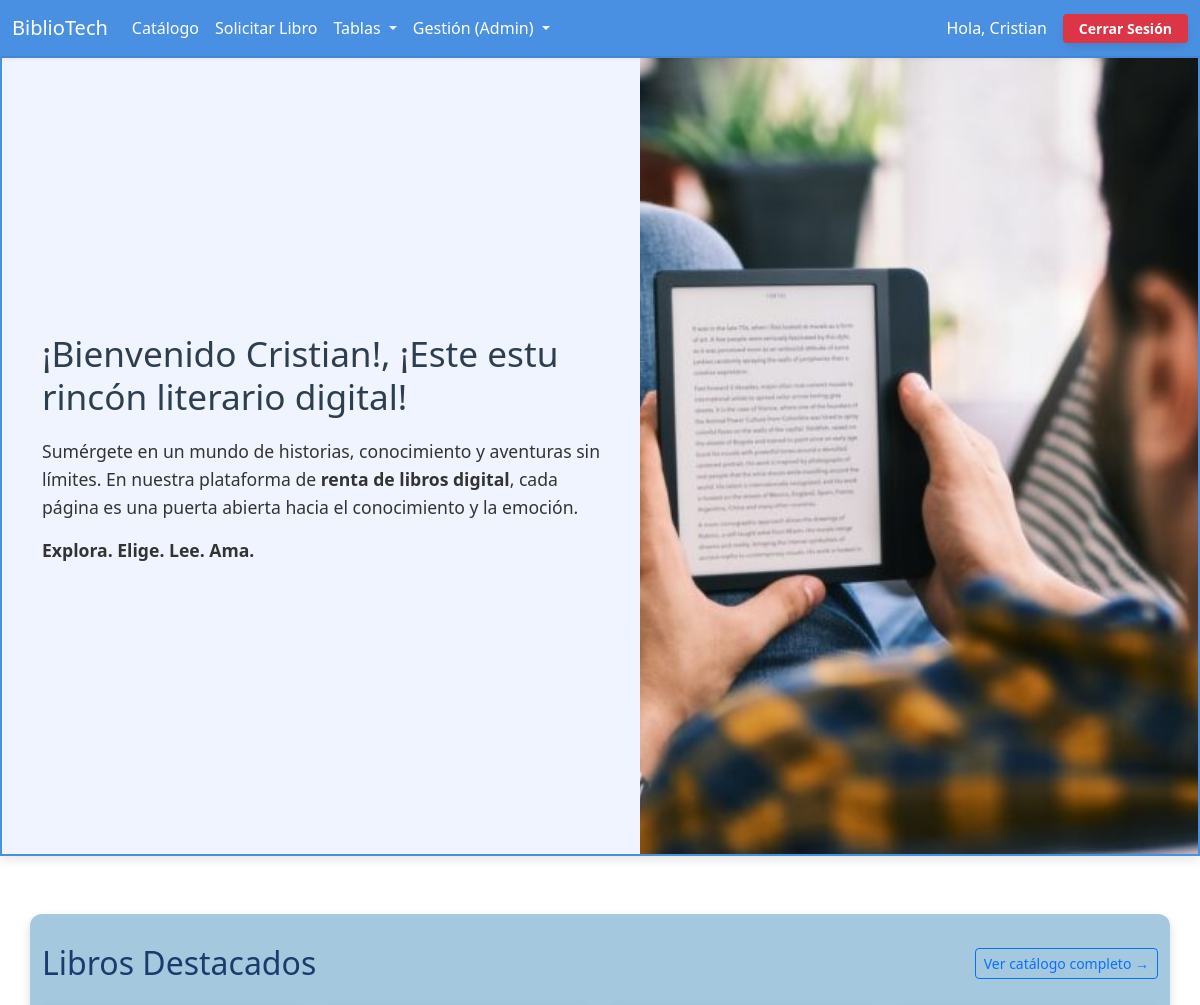
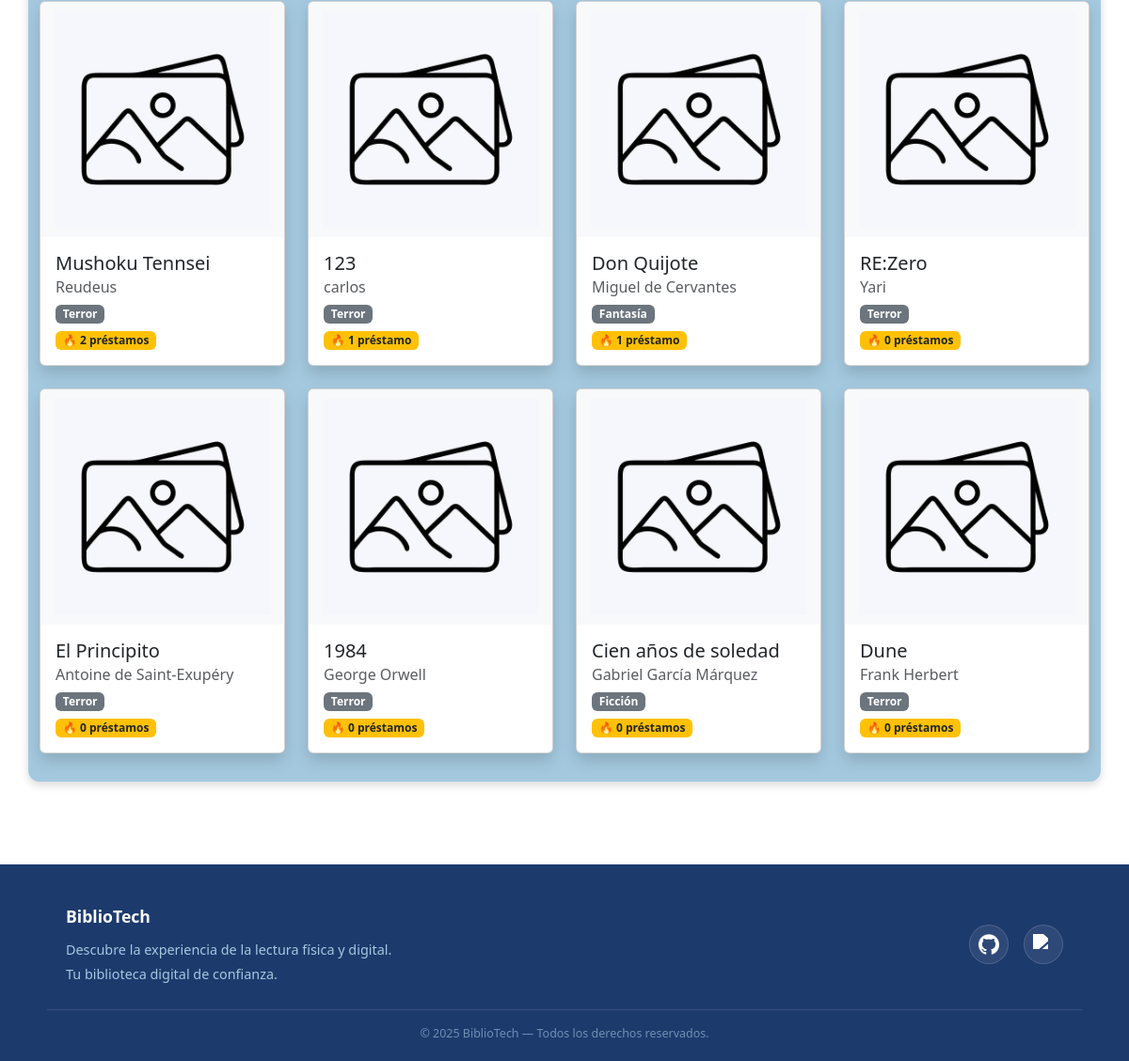
The app's page / (signed in) with its own data (2 pictures, top to bottom).
### apps/libros/models.py (models this page shows, shortened)
class Libro(models.Model):
    id = models.AutoField(primary_key=True)
    id_libro = models.CharField( verbose_name="ID Libro", max_length=13, unique=True,)
    titulo = models.CharField(max_length=200)
    autor = models.CharField(max_length=100)
    editorial = models.CharField(max_length=100)
    anio = models.IntegerField(verbose_name="Año")
    stock = models.IntegerField()
    activo = models.BooleanField(default=True, verbose_name="¿Está activo?")
    categoria = models.ForeignKey(
    Categoria,
    on_delete=models.SET_NULL,
    null=True,
    blank=True,
    verbose_name="Categoría"
    )
    descripcion = models.TextField(blank=True, null=True, verbose_name="Descripción")
    class Meta:
        verbose_name = "Libro"
        verbose_name_plural = "Libros"

class Categoria(models.Model):
    nombre = models.CharField(max_length=100, unique=True, verbose_name="Nombre")
    descripcion = models.TextField(blank=True, null=True, verbose_name="Descripción")
    class Meta:
        verbose_name = "Categoría"
        verbose_name_plural = "Categorías"
        ordering = ['nombre']

### inicio/views.py (the view)
# urls.py: path('', views.vista_index, name='index'),
def vista_index(request):
    libros_destacados = Libro.objects.filter(activo=True).annotate(
        total_prestamos=Count('prestamo')
    ).order_by('-total_prestamos')[:8]
    return render(request, 'index.html', {
        'libros_destacados': libros_destacados
    })

### templates/index.html (shortened to what this page needs)
{% load static %}
<!DOCTYPE html>
<html lang="en">
<head>
    <link rel="stylesheet" href="{% static 'css/style.css' %}">
    <link rel="stylesheet" href="{% static 'css/footer.css' %}">
    <link rel="stylesheet" href="{% static 'css/formularios.css' %}">
    <link rel="stylesheet" href="{% static 'css/navbar.css' %}">
    <link href="https://cdn.jsdelivr.net/npm/bootstrap@5.3.3/dist/css/bootstrap.min.css" rel="stylesheet">
</head>
<body>
    <div id="main-container">
        <header>
            <nav class="navbar navbar-expand-lg navbar-custom">
                <div class="container-fluid">
                    <a class="navbar-brand" href="{% url 'index' %}">BiblioTech</a>
                    <div class="collapse navbar-collapse" id="navbarNavDropdown">
                        <ul class="navbar-nav me-auto">
                            <li class="nav-item">
                                <a class="nav-link" href="{% url 'catalogo' %}">Catálogo</a>
                            </li>
                            {% if user.is_authenticated %}
                            <li class="nav-item">
                                <a class="nav-link" href="{% url 'renta' %}">Solicitar Libro</a>
                            </li>
                            <li class="nav-item dropdown">
                                <a class="nav-link dropdown-toggle" href="#" role="button" data-bs-toggle="dropdown"
                                    aria-expanded="false">
                                    Tablas
                                </a>
                            </li>
                            {% if user.is_superuser%}
                            <li class="nav-item dropdown">
                                <a class="nav-link dropdown-toggle" href="#" role="button" data-bs-toggle="dropdown"
                                    aria-expanded="false">
                                    Gestión (Admin)
                                </a>
                            </li>
                            {% endif %}
                            {% endif %}
                        </ul>
                        {% if user.is_authenticated %}
                        <div class="d-flex align-items-center">
                            <span class="navbar-text me-3 text-white" style="color: inherit;">
                                Hola, {{ user.first_name|default:user.username|title }}
                            </span>
                            <form action="{% url 'logout' %}" method="post"
                                class="d-flex m-0 p-0 bg-transparent border-0">
                                <button class="btn btn-sm btn-danger border-0 fw-bold px-3" type="submit">Cerrar
                                    Sesión</button>
                            </form>
                        </div>
                        {% endif %}
                    </div>
                </div>
            </nav>
        </header>
        <section class="bienvenida-full">
            <div class="texto">
                <h1>¡Bienvenido {{ user.first_name|default:user.username|title }}!, ¡Este estu rincón literario digital!
                </h1>
                <p>Sumérgete en un mundo de historias, conocimiento y aventuras sin límites. En nuestra plataforma de
                    <strong>renta de libros digital</strong>, cada página es una puerta abierta hacia el conocimiento y
                    la emoción.
                </p>
                <p><strong>Explora. Elige. Lee. Ama.</strong></p>
            </div>
            <div class="imagen">
                <img src="{% static 'image/persona leyendo en tablet.jpg' %}" alt="Lectura digital" />
            </div>
        </section>
        <div class="container my-5">
            <div class="d-flex justify-content-between align-items-center mb-4">
                <h2 class="m-0">Libros Destacados</h2>
                <a href="{% url 'catalogo' %}" class="btn btn-outline-primary btn-sm">Ver catálogo completo →</a>
            </div>
            {% if libros_destacados %}
            <div class="row g-4">
                {% for libro in libros_destacados %}
                <div class="col-md-4 col-lg-3">
                    <a href="{% url 'detalle_libro' libro.id %}" class="text-decoration-none text-dark">
                        <div class="card h-100 shadow" style="cursor:pointer; transition: transform 0.2s;"
                            onmouseover="this.style.transform='scale(1.03)'"
                            onmouseout="this.style.transform='scale(1)'">
                            <img src="{% static 'image/img_defecto.jpg' %}" class="card-img-top"
                                alt="{{ libro.titulo }}">
                            <div class="card-body d-flex flex-column">
                                <h5 class="card-title">{{ libro.titulo }}</h5>
                                <h6 class="card-subtitle mb-2 text-muted">{{ libro.autor }}</h6>
                                {% if libro.categoria %}
                                <span class="badge bg-secondary mb-2" style="width:fit-content;">
                                    {{ libro.categoria.nombre }}
                                </span>
                                {% endif %}
                                <span class="badge bg-warning text-dark mt-auto" style="width:fit-content;">
                                    🔥 {{ libro.total_prestamos }} préstamo{{ libro.total_prestamos|pluralize }}
                                </span>
                            </div>
                        </div>
                    </a>
                </div>
                {% endfor %}
            </div>
            {% else %}
            <p class="text-muted text-center">Aún no hay préstamos registrados.
                <a href="{% url 'catalogo' %}">Explora el catálogo</a> para ser el primero.
            </p>
            {% endif %}
        </div>
    </div>
    <footer class="site-footer">
        <div id="footer-container">
            <div class="footer-top">
                <strong>BiblioTech</strong>
                Descubre la experiencia de la lectura física y digital.<br>
                Tu biblioteca digital de confianza.
            </div>
            <ul class="footer-links">
                <li>
                    <a class="link" href="https://github.com/crisdev06/BiblioTech" target="_blank" rel="noreferrer"
                        title="GitHub">
                        <img class="logo" src="{% static 'icons/github.png' %}" alt="GitHub">
                    </a>
                </li>
                <li>
                    <a class="link" href="https://portal.inacap.cl" target="_blank" title="INACAP">
                        <img class="logo" src="{% static 'icons/inacap.png' %}" alt="INACAP">
                    </a>
                </li>
            </ul>
        </div>
        <div class="footer-bottom">
            © 2025 BiblioTech — Todos los derechos reservados.
        </div>
    </footer>
</body>
</html>

### static/css/style.css (style rules this page uses)
* { margin: 0; padding: 0; box-sizing: border-box; font-family: 'Segoe UI', Tahoma, Geneva, Verdana, sans-serif; text-decoration: none; }
body { background-color: #d6e4f5; color: #1d3a6d; line-height: 1.6; }
#main-container { display: grid; min-height: 100dvh; grid-template-rows: auto 1fr auto; }
.container { max-width: 1100px; margin: 30px auto; background-color: #a4c9df; padding: 30px; border-radius: 12px; box-shadow: 0 4px 10px rgba(0, 0, 0, 0.15); }
.container h2 { color: #1d3a6d; margin-bottom: 20px; }
.bienvenida-full { display: flex; height: 100vh; width: 100%; background-color: #f0f4ff; border: 2px solid #4a90e2; box-shadow: 0 4px 10px rgba(0, 0, 0, 0.1); font-family: 'Segoe UI', sans-serif; color: #333; overflow: hidden; }
.bienvenida-full .texto { flex: 1; padding: 40px; display: flex; flex-direction: column; justify-content: center; text-align: left; }
.bienvenida-full .texto h1 { font-size: 2.2em; color: #2c3e50; margin-bottom: 20px; }
.bienvenida-full .texto p { margin-bottom: 15px; line-height: 1.6; font-size: 1.1em; }
.bienvenida-full .imagen { flex: 1; display: flex; align-items: center; justify-content: center; overflow: hidden; }
.bienvenida-full .imagen img { width: 100%; height: 100%; object-fit: cover; }
form { background-color: #7bb7d1; padding: 20px; margin: 20px 0; border-radius: 10px; display: flex; flex-direction: column; gap: 12px; }
.card { border-radius: 12px; overflow: hidden; box-shadow: 0 4px 10px rgba(0, 0, 0, 0.15); transition: transform 0.2s ease; }
.card-img-top { width: 100%; height: 250px; object-fit: contain; background-color: #f8f9fa; padding: 10px; }

### static/css/footer.css (style rules this page uses)
.site-footer { background-color: #1d3a6d; color: #a4c9df; padding: 40px 0 20px; margin-top: 40px; }
#footer-container { max-width: 1100px; margin: 0 auto; padding: 0 20px; display: grid; grid-template-columns: 1fr auto; align-items: center; gap: 20px; }
.footer-top { font-size: 0.9rem; line-height: 1.8; color: #a4c9df; }
.footer-top strong { color: #ffffff; font-size: 1.1rem; display: block; margin-bottom: 6px; }
.footer-links { list-style: none; display: flex; justify-content: flex-end; align-items: center; gap: 16px; margin: 0; padding: 0; }
.footer-links .link { display: flex; align-items: center; justify-content: center; width: 42px; height: 42px; border-radius: 50%; background-color: rgba(255, 255, 255, 0.08); border: 1px solid rgba(255, 255, 255, 0.15); transition: background 0.2s, transform 0.2s; }
.footer-links .logo { width: 22px; height: 22px; filter: brightness(0) invert(1); }
.footer-bottom { text-align: center; font-size: 0.78rem; color: rgba(164, 201, 223, 0.6); margin-top: 24px; padding-top: 16px; border-top: 1px solid rgba(255, 255, 255, 0.1); max-width: 1100px; margin-left: auto; margin-right: auto; padding-left: 20px; padding-right: 20px; }

### static/css/formularios.css (style rules this page uses)
form { background: #ffffff; padding: 20px; border-radius: 12px; box-shadow: 0 4px 8px rgba(0, 0, 0, 0.1); max-width: 400px; margin: 20px auto; display: flex; flex-direction: column; gap: 15px; position: relative; }
form button { background-color: #4CAF50; color: white; font-size: 1em; font-weight: bold; padding: 10px; border: none; border-radius: 8px; cursor: pointer; transition: background 0.3s ease; }

### static/css/navbar.css (style rules this page uses)
.navbar-custom { background-color: #4a90e2; box-shadow: 0 2px 4px rgba(0, 0, 0, 0.1); }
.navbar-custom .navbar-brand, .navbar-custom .nav-link, .navbar-custom .dropdown-toggle { color: #ffffff; transition: color 0.3s ease; }

### records on screen
Libro: titulo "Mushoku Tennsei", autor "Reudeus", categoria.nombre "Terror", total_prestamos "2"
Libro: titulo "123", autor "carlos", categoria.nombre "Terror", total_prestamos "1"
Libro: titulo "Don Quijote", autor "Miguel de Cervantes", categoria.nombre "Fantasía", total_prestamos "1"
Libro: titulo "RE:Zero", autor "Yari", categoria.nombre "Terror", total_prestamos "0"
Libro: titulo "El Principito", autor "Antoine de Saint-Exupéry", categoria.nombre "Terror", total_prestamos "0"
Libro: titulo "1984", autor "George Orwell", categoria.nombre "Terror", total_prestamos "0"
Libro: titulo "Cien años de soledad", autor "Gabriel García Márquez", categoria.nombre "Ficción", total_prestamos "0"
Libro: titulo "Dune", autor "Frank Herbert", categoria.nombre "Terror", total_prestamos "0"

### other values on screen
{{ user.first_name|default:user.username|title }} "Cristian"
